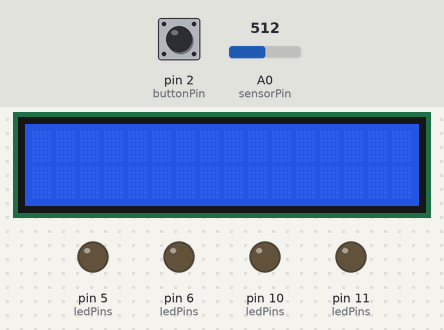
Bench run of a sketch on a simulated Arduino Uno, built with avr-gcc and run on an emulated ATmega328P. Shown: 16×2 character LCD, output pins drawn as LEDs (lit = HIGH). The test bench sets the inputs (shaded band); at power-on: A0 (sensorPin) = 512, pin 2 (buttonPin) LOW. Random numbers use the default seed unless the sketch sets one.

Above: at 1.2 s.
1.3 s: A0 (sensorPin) set to 225
2.8 s: A0 (sensorPin) set to 198
At 3.97 s:
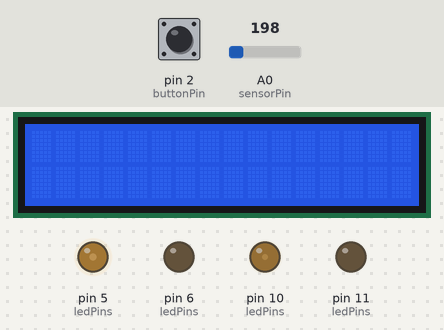
At 4.89 s:
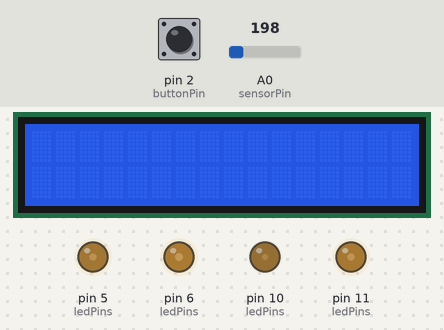
5.6 s: pin 2 (buttonPin) pulled HIGH for 0.25 s
Timing chart, 0 to 8.6 s (numbered marks = the images above; inputs shaded):
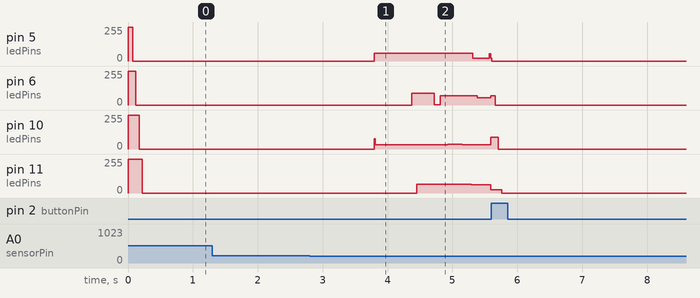

The sketch:

depressed-plant.i.ino
```cpp
#include <LiquidCrystal.h>

int ledPins[] = { 5, 6, 10, 11 };
int buttonPin = 2;
int sensorPin = A0;

const int sensorLow = 415;
const int sensorHigh = 80;

const int happyMax = 40;
const int heaterMin = 60;


bool isHeating = false;
const long heaterCooldown = 300000; // 5 * 60 * 1000
long cooldownStartedAt = -1 * heaterCooldown;

const int rs = 3, en = 7, d4 = 8, d5 = 9, d6 = 12, d7 = 13;
LiquidCrystal lcd(rs, en, d4, d5, d6, d7);

void setup() {
  for (int pin : ledPins) {
    pinMode(pin, OUTPUT);
    analogWrite(pin, 255);
  }

  pinMode(buttonPin, INPUT);
  pinMode(sensorPin, INPUT);

  Serial.begin(9600);
  lcd.begin(16, 2);

  frown(lcd);
}

void loop() {
  int moisture = map(analogRead(sensorPin), sensorLow, sensorHigh, 0, 100);

  // turn heater leds on and off
  if (!isHeating) {
    shutOffHeater();
  } else {
    updateHeater();
  }

  // during cooldown
  if (millis() - cooldownStartedAt < heaterCooldown) {
    // Serial.println("Cooldown activated... pissed off");
    scowl(lcd);
    int secondsLeftOnCooldown = (heaterCooldown - (millis() - cooldownStartedAt)) / 1000;
    // Serial.print("Still on cooldown for ");
    // Serial.print(secondsLeftOnCooldown);
    // Serial.println(" seconds");
  }

  // not on cooldown
  if (millis() - cooldownStartedAt > heaterCooldown) {
    if (moisture > happyMax) {
      // Serial.println("Moisture exceeded happy levels... not happy");
      frown(lcd);
    } else {
      // Serial.println("Currently dying... am happy");
      smile(lcd);
    }

    if (moisture > heaterMin) {
      // Serial.println("Very moist, turning on heater");
      isHeating = true;
    } else {
      // Serial.println("Dying again, shutting heater off");
      isHeating = false;
    }
  }

  if (digitalRead(buttonPin) == HIGH) {
    // Serial.println("shutting off heater...");
    isHeating = false;
    cooldownStartedAt = millis();
    scowl(lcd);
  }

  // Serial.println(moisture);
}

void updateHeater() {
  for (int pin : ledPins) {
    analogWrite(pin, random(0, 100));
  }
}

void shutOffHeater() {
  for (int pin : ledPins) {
    analogWrite(pin, 0);
    delay(50);
  }
}
```

face.ino
```cpp
#include <LiquidCrystal.h>

byte sadLeftEye[8] = {
  0b00000,
  0b11111,
  0b11111,
  0b11111,
  0b11000,
  0b11000,
  0b11000,
  0b00000
};

byte sadRightEye[8] = {
  0b00000,
  0b11000,
  0b11000,
  0b11000,
  0b11111,
  0b11111,
  0b11111,
  0b00000
};

byte sadLeftFrown[8] = {
  0b01100,
  0b01100,
  0b01100,
  0b01100,
  0b01110,
  0b00110,
  0b00111,
  0b00011
};

byte sadRightFrown[8] = {
  0b00011,
  0b00111,
  0b00110,
  0b01110,
  0b01100,
  0b01100,
  0b01100,
  0b01100
};

byte angryLeftEyebrow[8] = {
  0b00001,
  0b00011,
  0b00011,
  0b00111,
  0b00110,
  0b01110,
  0b01100,
  0b01100
};

byte angryRightEyebrow[8] = {
  0b01100,
  0b01100,
  0b01110,
  0b00110,
  0b00111,
  0b00011,
  0b00011,
  0b00001
};

byte angryLeftEye[8] = {
  0b00000,
  0b11111,
  0b11111,
  0b11111,
  0b00000,
  0b00000,
  0b00000,
  0b00000
};

byte angryRightEye[8] = {
  0b00000,
  0b00000,
  0b00000,
  0b00000,
  0b11111,
  0b11111,
  0b11111,
  0b00000
};

byte angryFrown[8] = {
  0b01100,
  0b01100,
  0b01100,
  0b01100,
  0b01100,
  0b01100,
  0b01100,
  0b01100
};

byte happyLeftEye[8] = {
  0b00000,
  0b11111,
  0b11111,
  0b11111,
  0b11100,
  0b01110,
  0b00110,
  0b00000
};

byte happyRightEye[8] = {
  0b00000,
  0b00110,
  0b01110,
  0b11100,
  0b11111,
  0b11111,
  0b11111,
  0b00000
};

byte happyLeftSmile[8] = {
  0b00110,
  0b00110,
  0b00110,
  0b00110,
  0b01110,
  0b01100,
  0b11100,
  0b11000
};

byte happyRightSmile[8] = {
  0b11000,
  0b11100,
  0b01100,
  0b01110,
  0b00110,
  0b00110,
  0b00110,
  0b00110
};

void smile(LiquidCrystal lcd) {
  lcd.createChar(0, happyLeftEye);
  lcd.createChar(1, happyRightEye);
  lcd.createChar(2, happyLeftSmile);
  lcd.createChar(3, happyRightSmile);

  lcd.clear();

  lcd.setCursor(1, 0);
  lcd.write(1);
  lcd.write(3);

  lcd.setCursor(1, 1);
  lcd.write(byte(0));
  lcd.write(2);
}

void frown(LiquidCrystal lcd) {
  lcd.createChar(0, sadLeftEye);
  lcd.createChar(1, sadRightEye);
  lcd.createChar(2, sadLeftFrown);
  lcd.createChar(3, sadRightFrown);

  lcd.clear();

  lcd.setCursor(1, 0);
  lcd.write(1);
  lcd.write(3);

  lcd.setCursor(1, 1);
  lcd.write(byte(0));
  lcd.write(2);
}

void scowl(LiquidCrystal lcd) {
  lcd.createChar(0, angryLeftEyebrow);
  lcd.createChar(1, angryRightEyebrow);
  lcd.createChar(2, angryLeftEye);
  lcd.createChar(3, angryRightEye);
  lcd.createChar(4, angryFrown);

  lcd.clear();

  lcd.setCursor(0, 0);
  lcd.write(1);
  lcd.write(3);
  lcd.write(4);

  lcd.setCursor(0, 1);
  lcd.write(byte(0));
  lcd.write(2);
  lcd.write(4);
}
```

Measured:
- the behaviour switches between 211 and 210 on A0 (sensorPin) (found by bisection; images 0 and 1)
- after the input at 1.3 s, every drawn part: stays the same
- after the input at 2.8 s, pin 5 (ledPins): 0/255 → 57/255 after 0.99 s, → 22/255 1.5 s later, → 20/255 0.26 s later; pin 6 (ledPins): 0/255 → 89/255 after 1.6 s, → 1/255 0.34 s later, → 71/255 0.09 s later, → 53/255 0.57 s later, … (5 changes in this stretch)
